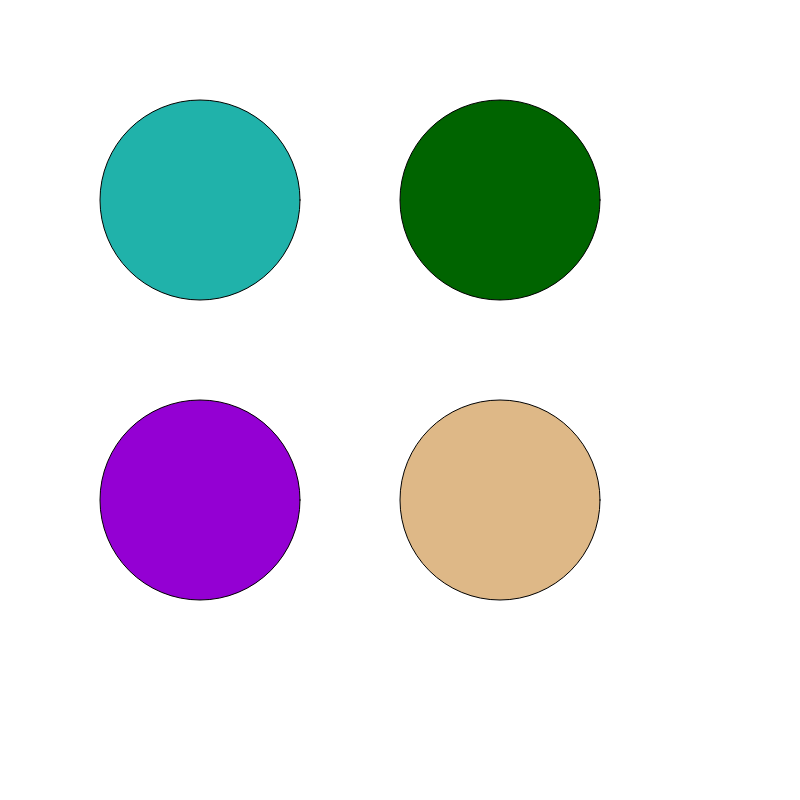
Frame 1 (no input)
Frame 60 (no input): identical to frame 1, image omitted
Frame 120 (the mouse pressed at the canvas centre since frame 60): identical to frame 1, image omitted

The p5.js sketch that drew this single still picture (run headless with seeded random() and noise() and a simulated clock; from frame 60 on, the mouse is pressed at the canvas centre):

// p5.js sketch
// ── sketch.js
function setup() {
    createCanvas(800, 800);
  }
  
  function draw() {
    background(255);

    fill(32,178,170)
    circle(200,200,200)

    fill(0,100,0)
    circle(500,200,200)

    fill(222,184,135)
    circle(500,500,200)

    fill(148,0,211)
    circle(200,500,200)
  }
